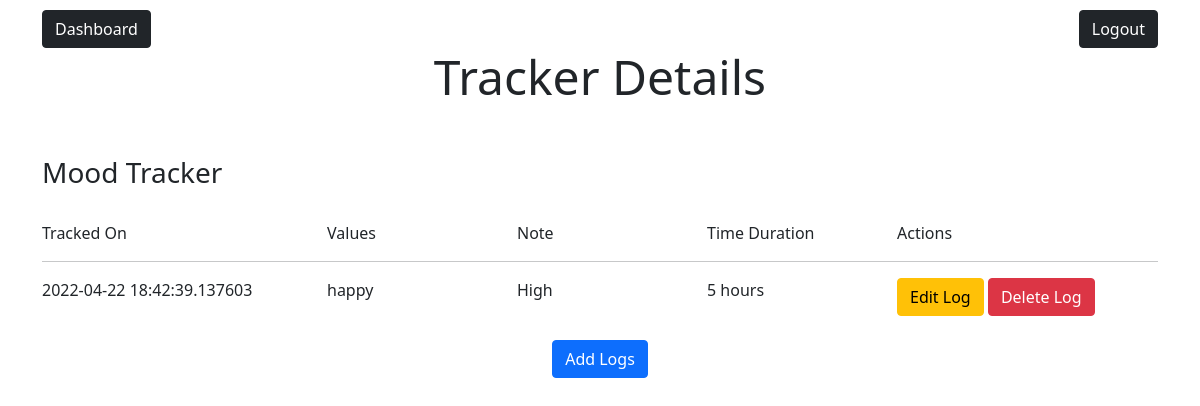
Page /details/13/11 on the committed database.
### models.py (models this page shows)
class TRACKER(db.Model):
    __tablename__="tracker"
    id = db.Column(db.Integer,autoincrement=True,primary_key=True)
    tracker_name = db.Column(db.String,nullable=False)
    tracker_description = db.Column(db.String)
    tracker_type = db.Column(db.String)
    settings = db.Column(db.String)

class TRACKER_LOGS(db.Model):
    __tablename__="tracker_logs"
    tracker_log_id = db.Column(db.Integer,autoincrement=True,primary_key=True)
    values = db.Column(db.String,nullable=False)
    time_duration = db.Column(db.String)
    timestamp = db.Column(db.String)
    note = db.Column(db.String)

### app.py (the view)
@app.route("/details/<trackerid>/<userid>",methods=["GET","POST"])
def details_tracker(trackerid,userid):
    tracker_logs_list=[]
    values=[]
    timestamps=[]
    user = USER.query.filter_by(user_id=userid).first()
    tracker = TRACKER.query.filter_by(id=trackerid).first()
    intermediate_logs = INTERMEDIATE_TRACKER.query.filter_by(tracker_id=trackerid).all()
    for i in intermediate_logs:
        tracker_logs = TRACKER_LOGS.query.filter_by(tracker_log_id=i.tracker_log_id).first()
        tracker_logs_list.append(tracker_logs)
    for j in tracker_logs_list:
        values.append(j.values)
        timestamps.append(j.timestamp)
    bar = plt.figure()
    plt.bar(timestamps,values,color = 'orange',width = 0.25)
    plt.ylabel('Values')
    plt.xlabel('Timestamp')
    bar.savefig('static/bargraph.png')
    plot = plt.figure()
    plt.plot(timestamps,values)
    plt.ylabel('Values')
    plt.xlabel('Timestamp')
    plot.savefig('static/plot.png')
    return render_template("tracker_details.html",tracker=tracker,tracker_logs_list=tracker_logs_list,user=user)

### templates/tracker_details.html (shortened to what this page needs)
<!DOCTYPE html>
<html lang="en">
<head>
    <link href="https://cdn.jsdelivr.net/npm/bootstrap@5.1.3/dist/css/bootstrap.min.css" rel="stylesheet">
    <link rel="stylesheet" href="/static/tracker_details.css">
</head>
<body>
    <div class="container">
        <div class="row">
            <div class="col-sm-6" id="dashboard">
                <a href="/dashboard/{{user.user_id}}" class="btn btn-dark float-right" role="button">Dashboard</a>
            </div>
            <div class="col-sm-6" id="logout">
                <a href="/logout/{{user.user_id}}" class="btn btn-dark float-right" role="button">Logout</a>
            </div>
        </div>
        <h2>Tracker Details</h2>
        <h3>{{tracker.tracker_name}}</h3>
        {% if tracker_logs_list %}
        {% if tracker.tracker_type=="timeduration" %}
        <br>
        {% elif tracker.tracker_type=="mcq" %}
        <br>
        {% endif %}
        <div class="row">
            <div class="col-lg-3 headings">Tracked On</div>
            <div class="col-lg-2 headings">Values</div>
            <div class="col-lg-2 headings">Note</div>
            <div class="col-lg-2 headings">Time Duration</div>
            <div class="col-lg-3 headings">Actions</div>
        </div>
        <hr>
        {% for i in tracker_logs_list %}
        <div class="row">
            <div class="col-lg-3 content">{{i.timestamp}}</div>
            <div class="col-lg-2 content">{{i.values}}</div>
            <div class="col-lg-2 content">{{i.note}}</div>
            <div class="col-lg-2 content">{{i.time_duration}}</div>
            <div class="col-lg-3 content">
                <a href="/editlog/{{i.tracker_log_id}}" class="btn btn-warning" role="button">Edit Log</a>
                <a href="/deletelog/{{i.tracker_log_id}}" class="btn btn-danger" role="button">Delete Log</a>
            </div>
        </div>
        <br>
        {% endfor %}
        {% endif %}
        <div class="row">
            <div class="col-lg-12">
                <a href="/log/{{tracker.id}}" class="btn btn-primary" role="button">Add Logs</a>
            </div>
        </div>
    </div>
</body>
</html>

### static/tracker_details.css (style rules this page uses)
h2 { text-align: center; margin-bottom: 50px; font-size: 300%; }
.col-lg-12 { text-align: center; }
#dashboard { margin-top: 10px; }
#logout { text-align: right; margin-top: 10px; }
body { padding-bottom: 50px; }

### rows in the picture
TRACKER: tracker_name "Mood Tracker"
TRACKER_LOGS: timestamp "2022-04-22 18:42:39.137603", values "happy", note "High", time_duration "5 hours"
